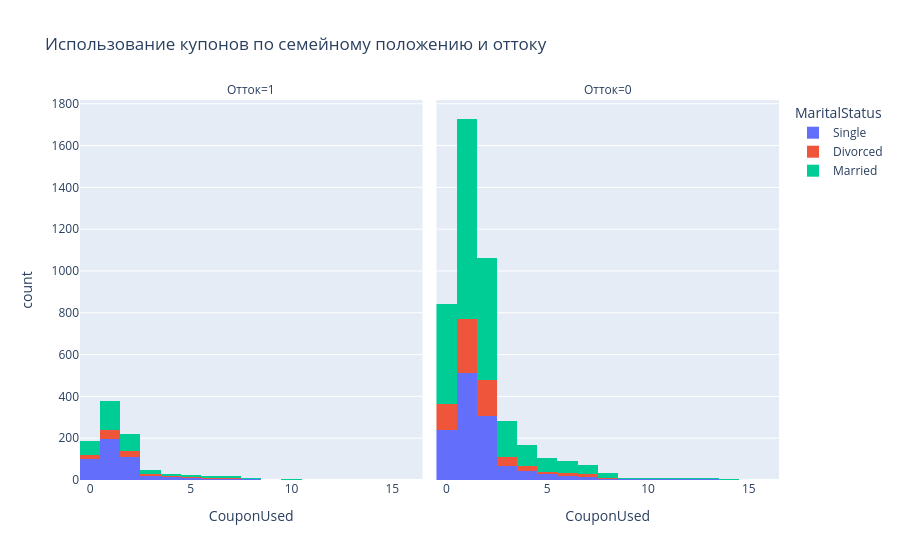

Notebook code for this chart:
### Markdown cell above
#### Гистограмма с накоплением (CouponUsed по MaritalStatus и Churn)

### Code cell
fig5 = px.histogram(df, x='CouponUsed', color='MaritalStatus',
                     facet_col='Churn', 
                     title='Использование купонов по семейному положению и оттоку',
                     labels={'Churn': 'Отток'})
fig5.for_each_annotation(lambda a: a.update(text=a.text.replace("Churn=", "")))
fig5.for_each_trace(lambda t: t.update(name=t.name.split("=")[-1]))
fig5.show()

### Figure 1 — Plotly figure (JSON) as saved in the notebook; plotly's stock layout.template omitted (floating-point values rounded to 4 significant figures; data arrays with more than 128 entries replaced by an {"elided": "..."} marker saying what was removed)
{"data": [{"bingroup": "x", "hovertemplate": "MaritalStatus=Single<br>Отток=1<br>CouponUsed=%{x}<br>count=%{y}<extra></extra>", "legendgroup": "Single", "marker": {"color": "#636efa", "pattern": {"shape": ""}}, "name": "Single", "orientation": "v", "showlegend": true, "type": "histogram", "x": {"elided": "480 float values"}, "xaxis": "x", "yaxis": "y"}, {"bingroup": "x", "hovertemplate": "MaritalStatus=Single<br>Отток=0<br>CouponUsed=%{x}<br>count=%{y}<extra></extra>", "legendgroup": "Single", "marker": {"color": "#636efa", "pattern": {"shape": ""}}, "name": "Single", "orientation": "v", "showlegend": false, "type": "histogram", "x": {"elided": "1316 float values"}, "xaxis": "x2", "yaxis": "y2"}, {"bingroup": "x", "hovertemplate": "MaritalStatus=Divorced<br>Отток=1<br>CouponUsed=%{x}<br>count=%{y}<extra></extra>", "legendgroup": "Divorced", "marker": {"color": "#EF553B", "pattern": {"shape": ""}}, "name": "Divorced", "orientation": "v", "showlegend": true, "type": "histogram", "x": [0.0, 2.0, 0.0, 9.0, 0.0, 1.0, 6.0, 11.0, 1.0, 1.0, 0.0, 1.0, 7.0, 0.0, 1.0, 5.0, 7.0, 2.0, 1.0, 1.0, 1.0, 1.0, 0.0, 0.0, 1.0, 1.0, 0.0, 1.0, 0.0, 1.0, 1.0, 1.0, 0.0, 0.0, 0.0, 1.0, 1.0, 0.0, 3.0, 1.0, 0.0, 1.0, 5.0, 1.0, 1.0, 2.0, 5.0, 2.0, 0.0, 1.0, 0.0, 0.0, 0.0, 1.0, 1.0, 4.0, 3.0, 3.0, 1.0, 2.0, 1.0, 1.0, 1.0, 3.0, 1.0, 10.0, 1.0, 2.0, 7.0, 12.0, 2.0, 2.0, 1.0, 2.0, 8.0, 1.0, 2.0, 6.0, 8.0, 3.0, 2.0, 2.0, 2.0, 2.0, 1.0, NaN, 2.0, 2.0, 1.0, 2.0, 1.0, 2.0, 2.0, 2.0, 1.0, 1.0, 1.0, 2.0, 2.0, 1.0, 4.0, 2.0, 1.0, 2.0, 6.0, 2.0, 2.0, 3.0, 6.0, 3.0, 1.0, 2.0, 1.0, 1.0, 1.0, 2.0, 2.0, 5.0, 4.0, 4.0, 2.0, 3.0, 2.0, 2.0], "xaxis": "x", "yaxis": "y"}, {"bingroup": "x", "hovertemplate": "MaritalStatus=Divorced<br>Отток=0<br>CouponUsed=%{x}<br>count=%{y}<extra></extra>", "legendgroup": "Divorced", "marker": {"color": "#EF553B", "pattern": {"shape": ""}}, "name": "Divorced", "orientation": "v", "showlegend": false, "type": "histogram", "x": {"elided": "724 float values"}, "xaxis": "x2", "yaxis": "y2"}, {"bingroup": "x", "hovertemplate": "MaritalStatus=Married<br>Отток=1<br>CouponUsed=%{x}<br>count=%{y}<extra></extra>", "legendgroup": "Married", "marker": {"color": "#00cc96", "pattern": {"shape": ""}}, "name": "Married", "orientation": "v", "showlegend": true, "type": "histogram", "x": {"elided": "344 float values"}, "xaxis": "x", "yaxis": "y"}, {"bingroup": "x", "hovertemplate": "MaritalStatus=Married<br>Отток=0<br>CouponUsed=%{x}<br>count=%{y}<extra></extra>", "legendgroup": "Married", "marker": {"color": "#00cc96", "pattern": {"shape": ""}}, "name": "Married", "orientation": "v", "showlegend": false, "type": "histogram", "x": {"elided": "2642 float values"}, "xaxis": "x2", "yaxis": "y2"}], "layout": {"annotations": [{"font": {}, "showarrow": false, "text": "Отток=1", "x": 0.245, "xanchor": "center", "xref": "paper", "y": 1, "yanchor": "bottom", "yref": "paper"}, {"font": {}, "showarrow": false, "text": "Отток=0", "x": 0.755, "xanchor": "center", "xref": "paper", "y": 1, "yanchor": "bottom", "yref": "paper"}], "barmode": "relative", "legend": {"title": {"text": "MaritalStatus"}, "tracegroupgap": 0}, "title": {"text": "Использование купонов по семейному положению и оттоку"}, "xaxis": {"anchor": "y", "domain": [0, 0.49], "title": {"text": "CouponUsed"}}, "xaxis2": {"anchor": "y2", "domain": [0.51, 1], "matches": "x", "title": {"text": "CouponUsed"}}, "yaxis": {"anchor": "x", "domain": [0, 1], "title": {"text": "count"}}, "yaxis2": {"anchor": "x2", "domain": [0, 1], "matches": "y", "showticklabels": false}}}
